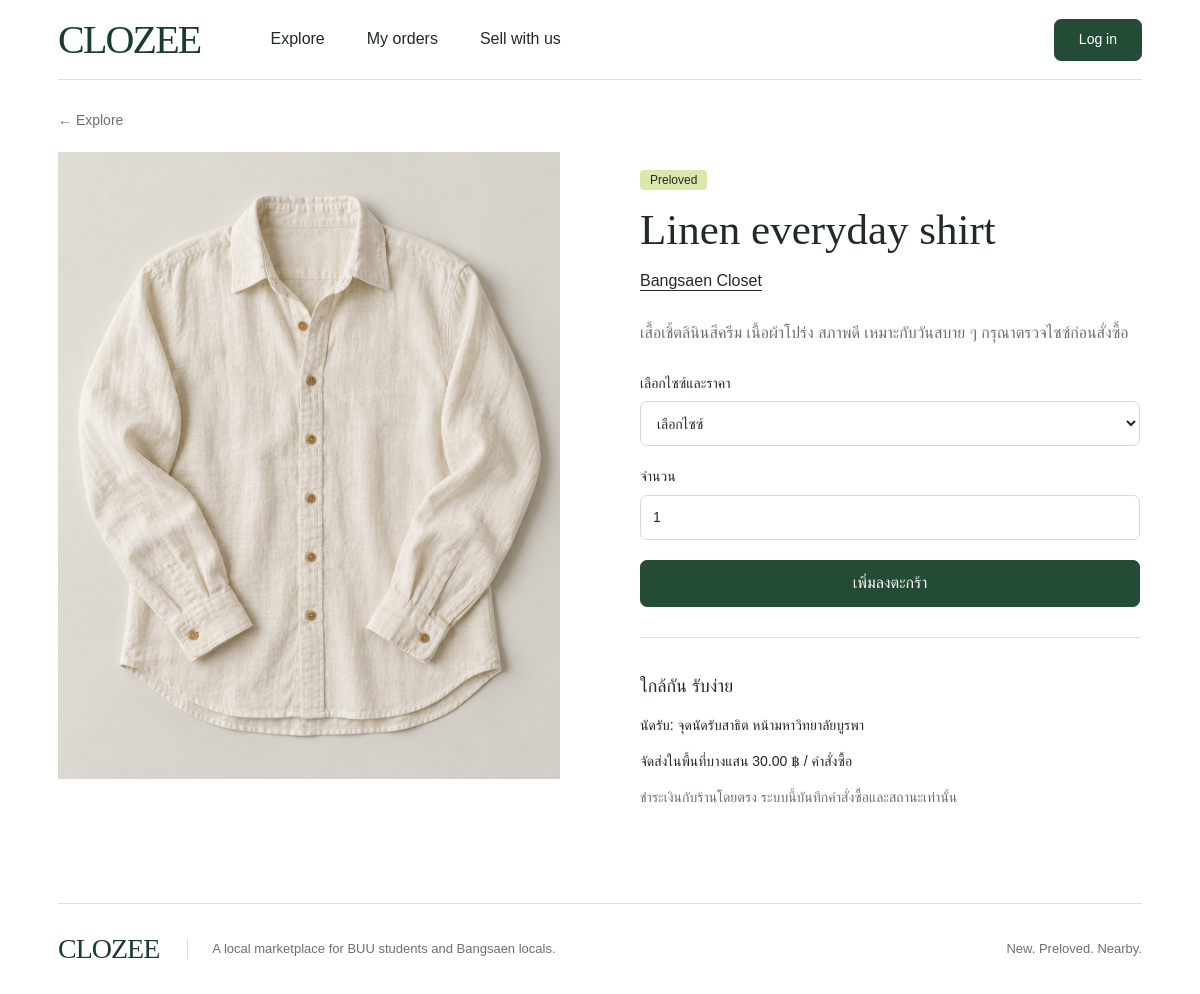
Screenshot of /product.php?id=1 with the database file from the repository.
### tables this page shows
CREATE TABLE products (
    product_id BIGINT UNSIGNED NOT NULL AUTO_INCREMENT,
    shop_id BIGINT UNSIGNED NOT NULL,
    product_name VARCHAR(180) NOT NULL,
    description TEXT NULL,
    category VARCHAR(80) NULL,
    condition_type ENUM('new','secondhand') NOT NULL,
    image_path VARCHAR(255) NULL,
    is_active TINYINT(1) NOT NULL DEFAULT 1,
    created_at TIMESTAMP NOT NULL DEFAULT CURRENT_TIMESTAMP,
    updated_at TIMESTAMP NOT NULL DEFAULT CURRENT_TIMESTAMP ON UPDATE CURRENT_TIMESTAMP,
    PRIMARY KEY (product_id),
    KEY idx_products_shop (shop_id),
    KEY idx_products_condition_active (condition_type, is_active),
    CONSTRAINT fk_products_shop FOREIGN KEY (shop_id)
      REFERENCES shops(shop_id) ON UPDATE CASCADE ON DELETE RESTRICT
);

CREATE TABLE shops (
    shop_id BIGINT UNSIGNED NOT NULL AUTO_INCREMENT,
    owner_user_id BIGINT UNSIGNED NOT NULL,
    shop_name VARCHAR(150) NOT NULL,
    description TEXT NULL,
    pickup_location VARCHAR(255) NULL,
    is_active TINYINT(1) NOT NULL DEFAULT 1,
    created_at TIMESTAMP NOT NULL DEFAULT CURRENT_TIMESTAMP,
    updated_at TIMESTAMP NOT NULL DEFAULT CURRENT_TIMESTAMP ON UPDATE CURRENT_TIMESTAMP,
    PRIMARY KEY (shop_id),
    UNIQUE KEY uq_shops_owner (owner_user_id),
    CONSTRAINT fk_shops_owner FOREIGN KEY (owner_user_id)
      REFERENCES users(user_id) ON UPDATE CASCADE ON DELETE RESTRICT
);

### public/product.php (called while the page is built)
<?php require __DIR__.'/../app/bootstrap.php';require ROOT.'/app/pages/product.php';

### app/config/example.php (called while the page is built)
<?php
return [
    'db_host' => '127.0.0.1',
    'db_port' => 3306,
    'db_name' => 'clozee',
    'db_user' => 'clozee',
    'db_pass' => '',
    'base_path' => '',
    'secure_cookies' => true,
    'delivery_fee' => '30.00',
];

### app/bootstrap.php (called while the page is built, shortened)
<?php
function config(): array
{
    static $values;
    if (is_array($values)) return $values;
    $values = require __DIR__ . '/config/example.php';
    $values['base_path'] = rtrim((string)$values['base_path'], '/');
    return $values;
}
require __DIR__ . '/config/db.php';
require __DIR__ . '/validation.php';
function url(string $path = ''): string { return config()['base_path'] . '/' . ltrim($path, '/'); }
function h(mixed $value): string { return htmlspecialchars((string)$value, ENT_QUOTES | ENT_SUBSTITUTE, 'UTF-8'); }

### app/config/db.php (called while the page is built, shortened)
<?php
function db(): PDO
{
    static $pdo;
    if ($pdo instanceof PDO) return $pdo;
    $c = config();
    $pdo = new PDO(
        sprintf('mysql:host=%s;port=%d;dbname=%s;charset=utf8mb4', $c['db_host'], $c['db_port'], $c['db_name']),
        $c['db_user'], $c['db_pass'],
        [PDO::ATTR_ERRMODE => PDO::ERRMODE_EXCEPTION, PDO::ATTR_DEFAULT_FETCH_MODE => PDO::FETCH_ASSOC,
         PDO::ATTR_EMULATE_PREPARES => false, PDO::ATTR_STRINGIFY_FETCHES => false]
    );
    $pdo->exec("SET time_zone = '+00:00'");
    return $pdo;
}
function query(string $sql, array $params = []): PDOStatement
{
    $statement = db()->prepare($sql);
    $statement->execute($params);
    return $statement;
}

### app/validation.php (called while the page is built, shortened)
<?php
function cents(mixed $value): int {
    if (!preg_match('/^(0|[1-9][0-9]{0,6})(?:\.([0-9]{1,2}))?$/D', (string)$value, $m)) throw new ValidationException('ราคาต้องไม่ติดลบและมีทศนิยมไม่เกิน 2 หลัก');
    return (int)$m[1]*100 + (int)str_pad($m[2]??'', 2, '0');
}
function money(mixed $decimal): string { return number_format(cents((string)$decimal)/100, 2) . ' ฿'; }

### app/pages/product.php (the view, shortened to what this page needs)
<?php
$id=filter_var($_GET['id']??null,FILTER_VALIDATE_INT);if(!$id) fail(404,'ไม่พบสินค้า');
$p=query('SELECT p.*,s.shop_name,s.owner_user_id,s.pickup_location FROM products p JOIN shops s ON s.shop_id=p.shop_id WHERE p.product_id=? AND p.is_active=1 AND s.is_active=1',[$id])->fetch();
$title=$p['product_name'];require ROOT.'/app/templates/header.php'; ?>
<a class="back-link" href="<?=h(url('products.php'))?>">← Explore</a><section class="detail-layout"><div class="detail-photo"><img src="<?=h(url('assets/images/'.(in_array($p['image_path'],IMAGES,true)?$p['image_path']:'linen.jpg')))?>" alt="<?=h($p['product_name'])?>"></div><div class="detail-copy"><span class="condition"><?=$p['condition_type']==='new'?'New':'Preloved'?></span><h1><?=h($p['product_name'])?></h1><a class="underlined" href="<?=h(url('shop.php?id='.$p['shop_id']))?>"><?=h($p['shop_name'])?></a><p class="description"><?=nl2br(h($p['description']))?></p>
<form action="<?=h(url('cart.php'))?>" method="post" class="stack"><label>เลือกไซซ์และราคา<select name="variant_id" required><option value="">เลือกไซซ์</option></select></label><label>จำนวน<input type="number" name="quantity" value="1" min="1" max="99" required></label><button class="button" type="submit">เพิ่มลงตะกร้า</button></form>
<div class="delivery-note"><h2>ใกล้กัน รับง่าย</h2><p>นัดรับ: <?=h($p['pickup_location'])?></p><p>จัดส่งในพื้นที่บางแสน <?=money(config()['delivery_fee'])?> / คำสั่งซื้อ</p><p class="muted">ชำระเงินกับร้านโดยตรง ระบบนี้บันทึกคำสั่งซื้อและสถานะเท่านั้น</p></div></div></section>
<?php require ROOT.'/app/templates/footer.php'; ?>

### public/assets/css/app.css (style rules this page uses)
:root { --ink:#212b26;--green:#244b36;--sage:#eef2ed;--lime:#dbe8ac;--line:#dedfdc;--muted:#6b716d;--danger:#9a302b;--radius:7px;font-family:Arial,"Tahoma",sans-serif;color:var(--ink);background:#fff;font-size:16px;line-height:1.55 }
* { box-sizing:border-box }
body { margin:0 }
a { color:inherit;text-decoration:none }
button,input,select,textarea { font:inherit }
button,a,input,select,textarea { -webkit-tap-highlight-color:transparent }
button,a { touch-action:manipulation }
button { cursor:pointer }
img { display:block;max-width:100% }
.button,button.button { display:inline-flex;align-items:center;justify-content:center;border:1px solid var(--green);background:var(--green);color:#fff;min-height:46px;padding:10px 23px;border-radius:var(--radius);font-weight:500;white-space:nowrap;text-align:center }
.condition { display:inline-block;padding:1px 10px;background:var(--lime);border-radius:4px;font-size:12px;line-height:1.5 }
.muted,.field-help { color:var(--muted) }
h1,h2,h3,p { overflow-wrap:anywhere }
input:not([type=checkbox]):not([type=radio]),select,textarea { display:block;min-height:45px;border:1px solid #d6d9d4;background:white;color:var(--ink);border-radius:var(--radius);padding:10px 12px;max-width:100% }
label { display:block;font-size:14px;font-weight:500 }
label>input,label>textarea,label>select { margin-top:7px;width:100% }
.stack { display:grid;gap:20px }
.back-link { display:inline-block;color:var(--muted);font-size:14px;margin:20px 0 }
.underlined { text-decoration:underline;text-underline-offset:4px }
.detail-layout { display:grid;grid-template-columns:1fr 1fr;gap:80px;padding:0 0 30px }
.detail-photo { max-width:600px }
.detail-photo img { width:100%;aspect-ratio:4/5;object-fit:cover }
.detail-copy { max-width:500px;padding:15px 0 }
.detail-copy h1 { font:43px/1.15 Georgia,serif;margin:14px 0 }
.description { white-space:normal;color:var(--muted);line-height:1.8;margin:25px 0 }
.delivery-note { border-top:1px solid var(--line);margin-top:30px;padding-top:20px;font-size:14px }
.delivery-note h2 { font-size:18px;font-weight:500 }

### rows the page displays
products: image_path (picture), product_name "Linen everyday shirt", shop.shop_name "Bangsaen Closet", description "เสื้อเชิ้ตลินินสีครีม เนื้อผ้าโปร่ง สภาพดี เหมาะกับวันสบาย ๆ กรุณาตรวจไซซ์ก่อนสั่งซื้อ", shop.pickup_location "จุดนัดรับสาธิต หน้ามหาวิทยาลัยบูรพา"

### other values shown
money(config()['delivery_fee']) "30.00 ฿"
